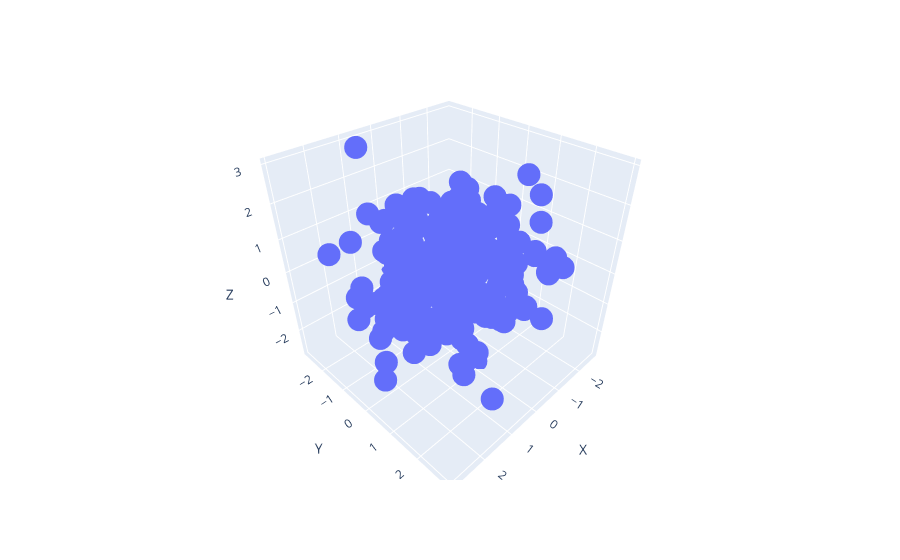

Write notebook code for a chart like this one.
### Code cell
from prince import FAMD
pca = FAMD(n_components=3)
rr = pca.fit_transform(df)
rr.columns = ['X','Y','Z']

px.scatter_3d(rr,'X','Y','Z')

### Figure 1 — Plotly figure (JSON) as saved in the notebook; plotly's stock layout.template omitted (floating-point values rounded to 4 significant figures; data arrays with more than 128 entries replaced by an {"elided": "..."} marker saying what was removed)
{"data": [{"hovertemplate": "X=%{x}<br>Y=%{y}<br>Z=%{z}<extra></extra>", "legendgroup": "", "marker": {"color": "#636efa", "symbol": "circle"}, "mode": "markers", "name": "", "scene": "scene", "showlegend": false, "type": "scatter3d", "x": {"elided": "250 float values"}, "y": {"elided": "250 float values"}, "z": {"elided": "250 float values"}}], "layout": {"legend": {"tracegroupgap": 0}, "margin": {"t": 60}, "scene": {"domain": {"x": [0, 1], "y": [0, 1]}, "xaxis": {"title": {"text": "X"}}, "yaxis": {"title": {"text": "Y"}}, "zaxis": {"title": {"text": "Z"}}}}}
